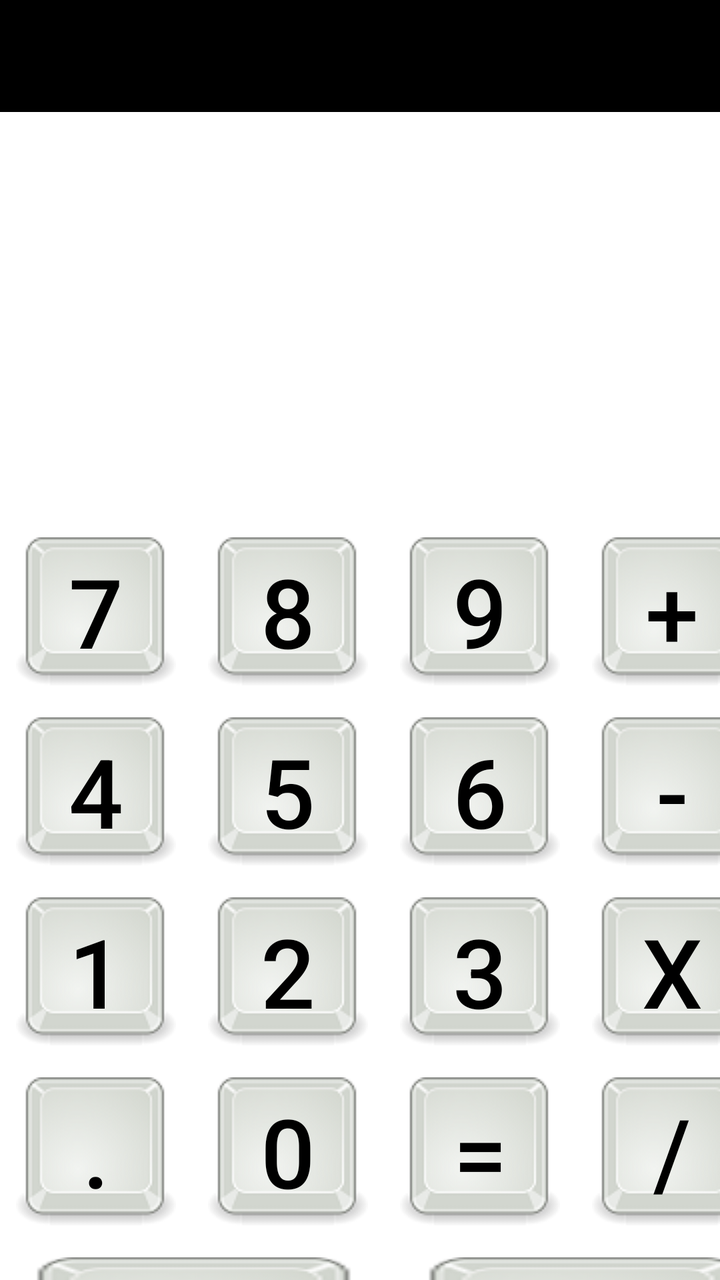
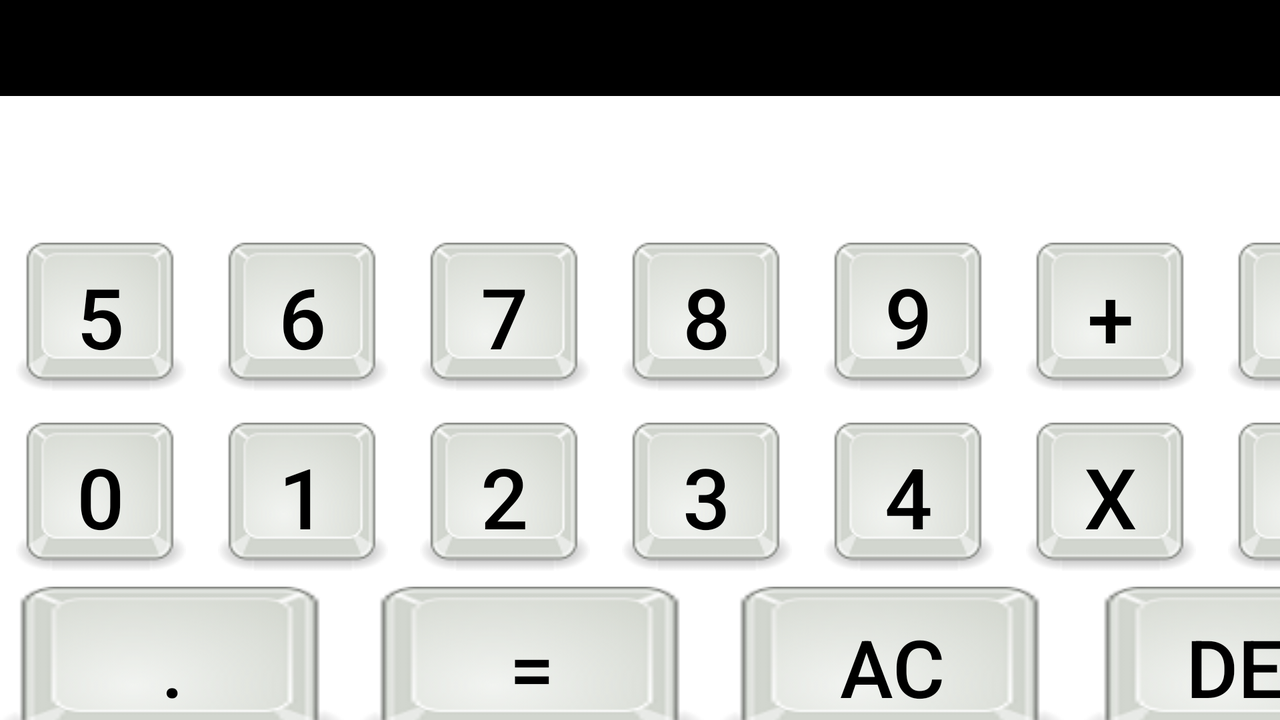

Compare how this app lays out the same screen by default and in its alternative resource folder. The renders come first, then the two layout files and the values they reference.
<!-- AndroidManifest.xml: application theme Theme.AppCompat.NoActionBar -->
<!-- res/layout/activity_calculadora.xml -->
<?xml version="1.0" encoding="utf-8"?>
<LinearLayout xmlns:android="http://schemas.android.com/apk/res/android"
    xmlns:app="http://schemas.android.com/apk/res-auto"
    xmlns:tools="http://schemas.android.com/tools"
    android:layout_width="match_parent"
    android:layout_height="match_parent"
    android:background="@color/white"
    android:orientation="vertical"
    android:weightSum="6"
    tools:context=".calculadora">

    <include layout="@layout/menu_toolbar"
        android:id="@+id/menu_toolbar"/>

    <LinearLayout
        android:layout_width="fill_parent"
        android:layout_height="120dp"
        android:layout_weight="1"
        android:orientation="horizontal"
        android:weightSum="6">

        <TextView
            android:id="@+id/mostrar"
            android:layout_width="match_parent"
            android:layout_height="91dp"
            android:layout_marginHorizontal="15dp"
            android:layout_marginTop="10dp"
            android:layout_marginBottom="10dp"
            android:layout_weight="1"
            android:background="#ffffffff"
            android:padding="10dp"
            android:textAlignment="textEnd"
            android:textColor="#000000"
            android:textSize="30sp"
            android:textStyle="bold"
            />
    </LinearLayout>


    <LinearLayout
        android:layout_width="fill_parent"
        android:layout_height="120dp"
        android:layout_weight="1"
        android:orientation="horizontal"
        android:weightSum="6">

        <TextView
            android:id="@+id/txtNumero"
            android:layout_width="match_parent"
            android:layout_height="91dp"
            android:layout_marginHorizontal="15dp"
            android:layout_marginTop="10dp"
            android:layout_marginBottom="10dp"
            android:layout_weight="1"
            android:background="#ffffffff"
            android:hint="0"
            android:padding="20dp"
            android:textAlignment="textEnd"
            android:textColor="#000000"
            android:textSize="30sp"
            android:textStyle="bold"
            />
    </LinearLayout>

    <LinearLayout
        android:layout_width="match_parent"
        android:layout_height="wrap_content"
        android:weightSum="4"
        android:orientation="horizontal">

        <Button
            android:id="@+id/button7"
            style="@style/boton4"
            android:text="7"
            android:onClick="onClickBtn7"
            />
        <Button
            android:id="@+id/button8"
            style="@style/boton4"
            android:text="8"
            android:onClick="onClickBtn8"
            />
        <Button
            android:id="@+id/button9"
            style="@style/boton4"
            android:text="9"
            android:onClick="onClickBtn9"
            />
        <Button
            android:id="@+id/button13"
            style="@style/boton4"
            android:text="+"
            android:onClick="onClickSuma"
            />
    </LinearLayout>

    <LinearLayout
        android:layout_width="match_parent"
        android:layout_height="wrap_content"
        android:weightSum="4"
        android:orientation="horizontal">

        <Button
            android:id="@+id/button4"
            style="@style/boton4"

            android:onClick="onClickBtn4"
            android:text="4"
            android:textSize="48sp" />

        <Button
            android:id="@+id/button5"
            style="@style/boton4"

            android:onClick="onClickBtn5"
            android:text="5"
            android:textSize="48sp" />
        <Button
            android:id="@+id/button6"
            style="@style/boton4"

            android:onClick="onClickBtn6"
            android:text="6"
            android:textSize="48sp" />
        <Button
            android:id="@+id/button14"
            style="@style/boton4"
            android:onClick="onClickResta"
            android:text="-"
            android:textSize="48sp" />
    </LinearLayout>

    <LinearLayout
        android:layout_width="match_parent"
        android:layout_height="wrap_content"
        android:weightSum="4"
        android:orientation="horizontal">
        <Button
            android:id="@+id/button"
            style="@style/boton4"

            android:onClick="onClickBtn1"
            android:text="1"
            android:textAlignment="center"
            android:textSize="48sp"
           />

        <Button
            android:id="@+id/button2"
            style="@style/boton4"
            android:onClick="onClickBtn2"
            android:text="2"
             />
        <Button
            android:id="@+id/button3"
            style="@style/boton4"
            android:layout_margin="8dp"
            android:onClick="onClickBtn3"
            android:text="3"
            />

        <Button
            android:id="@+id/button16"
            style="@style/boton4"
            android:onClick="onClickMultiplicacion"
            android:text="x"
           />
    </LinearLayout>
    <LinearLayout
        android:layout_width="match_parent"
        android:layout_height="wrap_content"
        android:weightSum="4"
        android:orientation="horizontal">

        <Button
            android:id="@+id/button11"
            style="@style/boton4"
            android:onClick="onClickBtnPunto"
            android:text="."
            />
        <Button
            android:id="@+id/button10"
            style="@style/boton4"

            android:onClick="onClickBtn0"
            android:text="0"

            />
        <Button
            android:id="@+id/button12"
            style="@style/boton4"

            android:onClick="onClickIgual"
            android:text="="

            />
        <Button
            android:id="@+id/button15"
            style="@style/boton4"
            android:onClick="onClickDivision"
            android:text="/"
            />
    </LinearLayout>
    <LinearLayout
        android:layout_width="fill_parent"
        android:layout_height="wrap_content"
        android:weightSum="4"
        android:orientation="horizontal">
        <Button
            android:id="@+id/button17"
            style="@style/boton5"
            android:onClick="onClickLimpia"
            android:text="AC"
            />
        <Button
            android:id="@+id/button18"
            style="@style/boton5"
            android:onClick="onClickBtnBorra"
            android:text="DEL"
            />
    </LinearLayout>
</LinearLayout>
<!-- res/layout/menu_toolbar.xml (included above) -->
<?xml version="1.0" encoding="utf-8"?>
<androidx.appcompat.widget.Toolbar
    xmlns:android="http://schemas.android.com/apk/res/android"
    android:layout_width="match_parent"
    android:layout_height="wrap_content"
    android:background="@color/black">
</androidx.appcompat.widget.Toolbar>
<!-- resources referenced by this layout -->
<resources>
  <color name="black">#FF000000</color>
  <color name="white">#FFFFFFFF</color>
  <style name="boton4">
          <item name="android:background">@drawable/keyboard_btn</item>
          <item name="android:textColor">#000000</item>
          <item name="android:layout_width">80dp</item>
          <item name="android:layout_height">fill_parent</item>
          <item name="android:textAlignment">center</item>
          <item name="android:textSize">48sp</item>
          <item name="android:layout_margin">8dp</item>
      </style>
  <style name="boton5">
          <item name="android:background">@drawable/keyboard_btn</item>
          <item name="android:textColor">#000000</item>
          <item name="android:layout_width">180dp</item>
          <item name="android:layout_height">fill_parent</item>
          <item name="android:textAlignment">center</item>
          <item name="android:textSize">40sp</item>
          <item name="android:layout_margin">8dp</item>
      </style>
  <!-- drawable keyboard_btn: png bitmap (drawable, 6278 bytes) -->
</resources>
<!-- res/layout-land/activity_calculadora.xml (the repository's variant of the layout above) -->
<!-- drawn on the phone turned sideways -->
<?xml version="1.0" encoding="utf-8"?>
<LinearLayout xmlns:android="http://schemas.android.com/apk/res/android"
    xmlns:app="http://schemas.android.com/apk/res-auto"
    xmlns:tools="http://schemas.android.com/tools"
    android:layout_width="match_parent"
    android:layout_height="match_parent"
    android:background="@color/white"
    android:orientation="vertical"
    android:weightSum="6"
    tools:context=".calculadora">

    <include layout="@layout/menu_toolbar"
        android:id="@+id/menu_toolbar"/>

    <LinearLayout
        android:layout_width="fill_parent"
        android:layout_height="70dp"
        android:layout_weight="1"
        android:orientation="horizontal"
        android:weightSum="6">
        <TextView
            android:id="@+id/mostrar"
            android:layout_width="350dp"
            android:layout_height="50dp"
            android:layout_marginTop="10dp"
            android:layout_marginBottom="10dp"
            android:layout_weight="2"
            android:background="#ffffffff"
            android:padding="10dp"
            android:textAlignment="textEnd"
            android:textColor="#000000"
            android:textSize="25sp"
            android:textStyle="bold"
            />
            <TextView
                android:id="@+id/txtNumero"
                android:layout_width="360dp"
                android:layout_height="50dp"
                android:layout_marginBottom="10dp"
                android:layout_marginTop="10dp"
                android:layout_weight="2"
                android:background="#ffffffff"
                android:hint="0"
                android:padding="10dp"
                android:textAlignment="viewStart"
                android:textColor="#000000"
                android:textSize="25sp"
                android:textStyle="bold" />
    </LinearLayout>

    <LinearLayout
        android:layout_width="match_parent"
        android:layout_height="90dp"
        android:weightSum="4"
        android:orientation="horizontal">
        <Button
            android:id="@+id/button5"
            style="@style/boton6"
            android:onClick="onClickBtn5"
            android:text="5"
            android:textSize="42sp" />
        <Button
            android:id="@+id/button6"
            style="@style/boton6"
            android:onClick="onClickBtn6"
            android:text="6"
            />
        <Button
            android:id="@+id/button7"
            style="@style/boton6"
            android:text="7"
            android:onClick="onClickBtn7"
            />
        <Button
            android:id="@+id/button8"
            style="@style/boton6"
            android:text="8"
            android:onClick="onClickBtn8"
            />
        <Button
            android:id="@+id/button9"
            style="@style/boton6"
            android:text="9"

            android:onClick="onClickBtn9"
            />
        <Button
            android:id="@+id/button13"
            style="@style/boton6"
            android:text="+"
            android:onClick="onClickSuma"
            />
        <Button
            android:id="@+id/button14"
            style="@style/boton6"

            android:onClick="onClickResta"
            android:text="-"
             />
    </LinearLayout>

    <LinearLayout
        android:layout_width="match_parent"
        android:layout_height="90dp"
        android:weightSum="4"
        android:orientation="horizontal">
        <Button
            android:id="@+id/button10"
            style="@style/boton6"
            android:onClick="onClickBtn0"
            android:text="0"
            />
        <Button
            android:id="@+id/button"
            style="@style/boton6"
            android:onClick="onClickBtn1"
            android:text="1"
            android:textAlignment="center"
            />

        <Button
            android:id="@+id/button2"
            style="@style/boton6"
            android:onClick="onClickBtn2"
            android:text="2"
            android:textAlignment="center"
            />
        <Button
            android:id="@+id/button3"
            style="@style/boton6"
            android:onClick="onClickBtn3"
            android:text="3"
            android:textAlignment="center"
            />
        <Button
            android:id="@+id/button4"
            style="@style/boton6"

            android:onClick="onClickBtn4"
            android:text="4"
            />
        <Button
            android:id="@+id/button16"
            style="@style/boton6"

            android:onClick="onClickMultiplicacion"
            android:text="x"

            />
        <Button
            android:id="@+id/button15"
            style="@style/boton6"

            android:onClick="onClickDivision"
            android:text="/"

            />
    </LinearLayout>

    <LinearLayout
        android:layout_width="match_parent"
        android:layout_height="90dp"
        android:weightSum="4"
        android:orientation="horizontal">

        <Button
            android:id="@+id/button11"
            style="@style/boton7"
            android:text="."
            />

        <Button
            android:id="@+id/button12"
            style="@style/boton7"
            android:layout_marginLeft="8dp"
            android:layout_marginBottom="8dp"
            android:onClick="onClickIgual"
            android:text="="
            />

        <Button
            android:id="@+id/button17"
            style="@style/boton7"
            android:layout_marginLeft="8dp"
            android:layout_marginBottom="10dp"
            android:onClick="onClickLimpia"
            android:text="AC"
            />

        <Button
            android:id="@+id/button18"
            style="@style/boton7"
            android:layout_marginLeft="10dp"
            android:layout_marginBottom="8dp"
            android:onClick="onClickBtnBorra"
            android:text="DEL"
            />
    </LinearLayout>
</LinearLayout>
<!-- resources referenced by the variant -->
<!-- as the phone turned sideways resolves them -->
<resources>
  <color name="black">#FF000000</color>
  <color name="white">#FFFFFFFF</color>
  <style name="boton6">
          <item name="android:background">@drawable/keyboard_btn</item>
          <item name="android:textColor">#000000</item>
          <item name="android:layout_width">85dp</item>
          <item name="android:layout_height">match_parent</item>
          <item name="android:textAlignment">center</item>
          <item name="android:textSize">42sp</item>
          <item name="android:layout_margin">8dp</item>
      </style>
  <style name="boton7">
          <item name="android:background">@drawable/keyboard_btn</item>
          <item name="android:textColor">#000000</item>
          <item name="android:layout_width">172dp</item>
          <item name="android:layout_height">80dp</item>
          <item name="android:textAlignment">center</item>
          <item name="android:textSize">40sp</item>
      </style>
  <!-- drawable keyboard_btn: png bitmap (drawable, 6278 bytes) -->
</resources>
